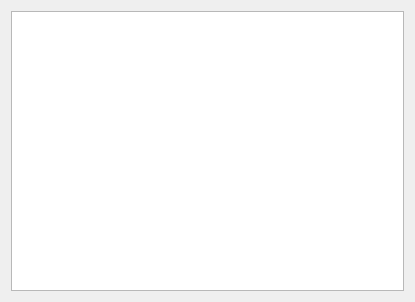
<?xml version="1.0" encoding="UTF-8"?>
<ui version="4.0">
 <class>QuestItemRewardSelecter</class>
 <widget class="QDialog" name="QuestItemRewardSelecter">
  <property name="geometry">
   <rect>
    <x>0</x>
    <y>0</y>
    <width>415</width>
    <height>302</height>
   </rect>
  </property>
  <property name="windowTitle">
   <string>Dialog</string>
  </property>
  <layout class="QVBoxLayout" name="verticalLayout">
   <item>
    <widget class="QListWidget" name="listWidget"/>
   </item>
  </layout>
 </widget>
 <resources/>
 <connections/>
</ui>
